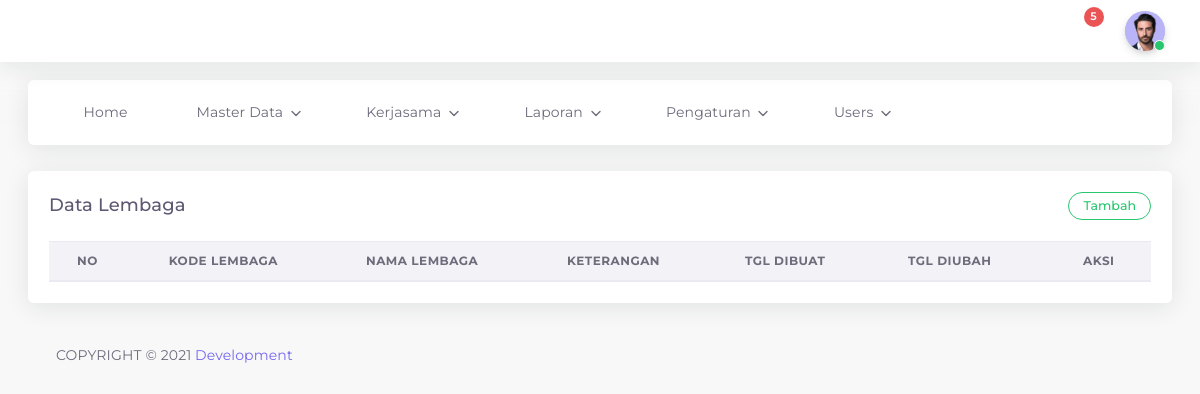
/admin/jenis_dok.php (signed in), run on an earlier commit of the app's database.
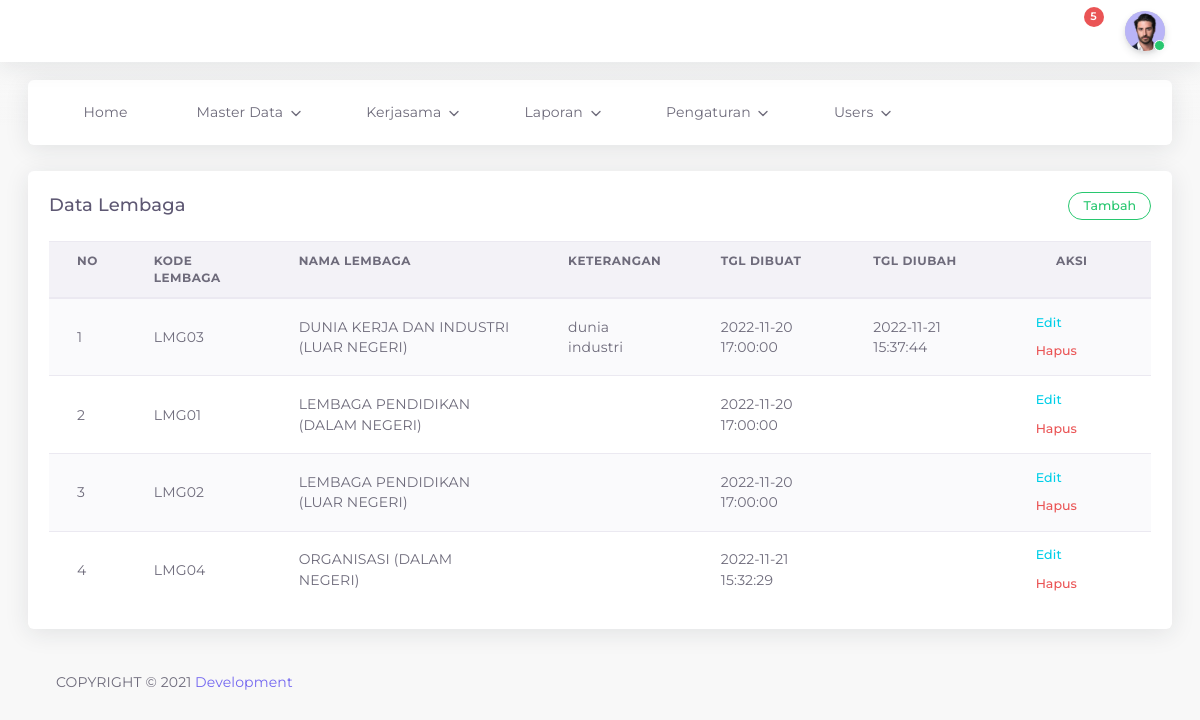
And on a later commit of the database.
### tables this page shows
CREATE TABLE `lembaga` (
  `id_lembaga` int(11) NOT NULL,
  `lembaga_kode` varchar(20) NOT NULL,
  `lembaga_nama` varchar(255) NOT NULL,
  `lembaga_ket` text NOT NULL,
  `date_created` timestamp NULL DEFAULT CURRENT_TIMESTAMP,
  `date_updated` timestamp NULL DEFAULT NULL ON UPDATE CURRENT_TIMESTAMP
);

### admin/jenis_dok.php (the view, shortened to what this page needs)
<?php
include "header.php";
?>
<div class="app-content content ">
		<div class="content-wrapper container-xxl p-0">
			<div class="row match-height">
				<div class="col-lg-12">
					<div class="card">
						<div class="card-header">
							<h4 class="card-title">Data Lembaga</h4>
							<button
									type="button"
									class="btn btn-outline-success round btn-sm"
									data-toggle="modal"
									data-target="#tambah_data">Tambah</button>
						</div>
							<div class="card-body table-responsive">
								<table id="dataTables" class="table table-striped">
									<thead>
											<tr>
													<th>No</th>
													<th>KODE LEMBAGA</th>
													<th>NAMA LEMBAGA</th>
													<th>KETERANGAN</th>
													<th>TGL DIBUAT</th>
													<th>TGL DIUBAH</th>
													<th style="text-align:center;">Aksi</th>
											</tr>
									</thead>
										<tbody>
											<?php
											include "config.php";
											$no = 1;
											$data = mysqli_query($kon, "SELECT * FROM lembaga ORDER BY lembaga_nama ASC");
											while($hasil = mysqli_fetch_array($data)){
											?>
												<tr>
														<td>
															<?php echo $no++; ?>
														</td>
														<td><?php echo $hasil ['lembaga_kode'];?></td>
														<td><?php echo $hasil ['lembaga_nama'];?></td>
														<td><?php echo $hasil ['lembaga_ket'];?></td>
														<td><?php echo $hasil ['date_created'];?></td>
														<td><?php echo $hasil ['date_updated'];?></td>
														<td>
															<a href="#" type="button" class="open_modal btn btn-flat-info btn-sm" data-toggle="modal" data-target="#edit<?php echo $hasil['id_lembaga']; ?>">Edit</a>
																	<button
																	type="button"
																	class="btn btn-flat-danger btn-sm"
																	data-toggle="modal"
																	data-target="#deleteEmployeeModal<?php echo $hasil['id_lembaga']; ?>">Hapus</button>
														</td>
												</tr>
								<?php
									}
									?>
									</tbody>
						</table>
					</div>
			</div>
		</div>
	</div>
</div>
		<div class="drag-target"></div>
		<?php include "footer.php";?>
</body>
</html>

### admin/header.php (shortened to what this page needs)
<!DOCTYPE html>
<html class="loading" lang="en" data-textdirection="ltr">
    <head>
        <link rel="stylesheet" href="../plugins/datatables-bs4/css/dataTables.bootstrap4.min.css">
        <link rel="stylesheet" href="../plugins/datatables-responsive/css/responsive.bootstrap4.min.css">
        <link
            rel="stylesheet"
            type="text/css"
            href="../vendor/app-assets/css/pages/page-auth.css">
        <link
            rel="stylesheet"
            type="text/css"
            href="../vendor/app-assets/css/plugins/forms/form-validation.css">
        <link
            rel="stylesheet"
            type="text/css"
            href="../vendor/app-assets/vendors/css/vendors.min.css">
        <link
            rel="stylesheet"
            type="text/css"
            href="../vendor/app-assets/vendors/css/charts/apexcharts.css">
        <link
            rel="stylesheet"
            type="text/css"
            href="../vendor/app-assets/css/bootstrap.css">
        <link
            rel="stylesheet"
            type="text/css"
            href="../vendor/app-assets/css/bootstrap-extended.css">
        <link
            rel="stylesheet"
            type="text/css"
            href="../vendor/app-assets/css/colors.css">
        <link
            rel="stylesheet"
            type="text/css"
            href="../vendor/app-assets/css/components.css">
        <link
            rel="stylesheet"
            type="text/css"
            href="../vendor/app-assets/css/themes/dark-layout.css">
        <link
            rel="stylesheet"
            type="text/css"
            href="../vendor/app-assets/css/themes/bordered-layout.css">
        <link
            rel="stylesheet"
            type="text/css"
            href="../vendor/app-assets/css/themes/semi-dark-layout.css">
        <link
            rel="stylesheet"
            type="text/css"
            href="../vendor/app-assets/css/core/menu/menu-types/horizontal-menu.css">
        <link
            rel="stylesheet"
            type="text/css"
            href="../vendor/app-assets/css/pages/dashboard-ecommerce.css">
        <link
            rel="stylesheet"
            type="text/css"
            href="../vendor/app-assets/css/plugins/charts/chart-apex.css">
        <link rel="stylesheet" type="text/css" href="../vendor/assets/css/style.css">
    </head>
    <body
        class="horizontal-layout horizontal-menu  navbar-floating footer-static  "
        data-open="hover"
        data-menu="horizontal-menu"
        data-col="">
        <nav
            class="header-navbar navbar-expand-lg navbar navbar-fixed align-items-center navbar-shadow navbar-brand-center"
            data-nav="brand-center">
            <div class="navbar-container d-flex content">
                <ul class="nav navbar-nav align-items-center ml-auto">
                    <li class="nav-item d-none d-lg-block">
                        <a class="nav-link nav-link-style">
                            <i class="ficon" data-feather="moon"></i>
                        </a>
                    </li>
                    <li class="nav-item dropdown dropdown-notification mr-25">
                        <a class="nav-link" href="javascript:void(0);" data-toggle="dropdown">
                            <i class="ficon" data-feather="bell"></i>
                            <span class="badge badge-pill badge-danger badge-up">5</span></a>
                    </li>
                    <li class="nav-item dropdown dropdown-user">
                        <a
                            class="nav-link dropdown-toggle dropdown-user-link"
                            id="dropdown-user"
                            href="javascript:void(0);"
                            data-toggle="dropdown"
                            aria-haspopup="true"
                            aria-expanded="false">
                            <div class="user-nav d-sm-flex d-none">
                            </div>
                            <span class="avatar"><img
                                class="round"
                                src="../vendor/app-assets//images/portrait/small/avatar-s-11.jpg"
                                alt="avatar"
                                height="40"
                                width="40">
                                <span class="avatar-status-online"></span></span>
                        </a>
                    </li>
                </ul>
            </div>
        </nav>
      <?php
      include "menu.php";
      ?>

### admin/menu.php (shortened to what this page needs)
<div class="horizontal-menu-wrapper">
    <div
        class="header-navbar navbar-expand-sm navbar navbar-horizontal floating-nav navbar-light navbar-shadow menu-border container-xxl"
        role="navigation"
        data-menu="menu-wrapper"
        data-menu-type="floating-nav">
        <div class="navbar-container main-menu-content" data-menu="menu-container">
            <ul
                class="nav navbar-nav"
                id="main-menu-navigation"
                data-menu="menu-navigation">
                <li data-menu="">
                    <a class="dropdown-item d-flex align-items-center" href="home.php">
                        <i data-feather="home"></i>
                        <span data-i18n="Documentation">Home</span>
                    </a>
                </li>
                <li class="dropdown nav-item" data-menu="dropdown">
                    <a
                        class="dropdown-toggle nav-link d-flex align-items-center"
                        href="#"
                        data-toggle="dropdown">
                        <i data-feather="box"></i>
                        <span data-i18n="Misc">Master Data</span></a>
                </li>
                <li class="dropdown nav-item" data-menu="dropdown">
                    <a
                        class="dropdown-toggle nav-link d-flex align-items-center"
                        href="#"
                        data-toggle="dropdown">
                        <i data-feather="paperclip"></i>
                        <span data-i18n="Misc">Kerjasama</span></a>
                </li>
                <li class="dropdown nav-item" data-menu="dropdown">
                    <a
                        class="dropdown-toggle nav-link d-flex align-items-center"
                        href="#"
                        data-toggle="dropdown">
                        <i data-feather="database"></i>
                        <span data-i18n="Misc">Laporan</span></a>
                </li>
                <li class="dropdown nav-item" data-menu="dropdown">
                    <a
                        class="dropdown-toggle nav-link d-flex align-items-center"
                        href="#"
                        data-toggle="dropdown">
                        <i data-feather="settings"></i>
                        <span data-i18n="Misc">Pengaturan</span></a>
                </li>
                <li class="dropdown nav-item" data-menu="dropdown">
                    <a
                        class="dropdown-toggle nav-link d-flex align-items-center"
                        href="#"
                        data-toggle="dropdown">
                        <i data-feather="settings"></i>
                        <span data-i18n="Misc">Users</span></a>
                </li>
            </ul>
        </div>
    </div>
</div>

### admin/footer.php (shortened to what this page needs)
<footer class="footer footer-static footer-light">
  <p class="clearfix mb-0"><span class="float-md-left d-block d-md-inline-block mt-25">COPYRIGHT &copy; 2021<a class="ml-25" href="#" target="_blank">Development</a></span></p>
</footer>

What changed in the data, as far as the page shows it:
added lembaga: lembaga_kode "LMG03", lembaga_nama "DUNIA KERJA DAN INDUSTRI (LUAR NEGERI)", lembaga_ket "dunia industri", date_created "2022-11-20 17:00:00", date_updated "2022-11-21 15:37:44"
added lembaga: lembaga_kode "LMG01", lembaga_nama "LEMBAGA PENDIDIKAN (DALAM NEGERI)", date_created "2022-11-20 17:00:00"
added lembaga: lembaga_kode "LMG02", lembaga_nama "LEMBAGA PENDIDIKAN (LUAR NEGERI)", date_created "2022-11-20 17:00:00"
added lembaga: lembaga_kode "LMG04", lembaga_nama "ORGANISASI (DALAM NEGERI)", date_created "2022-11-21 15:32:29"
